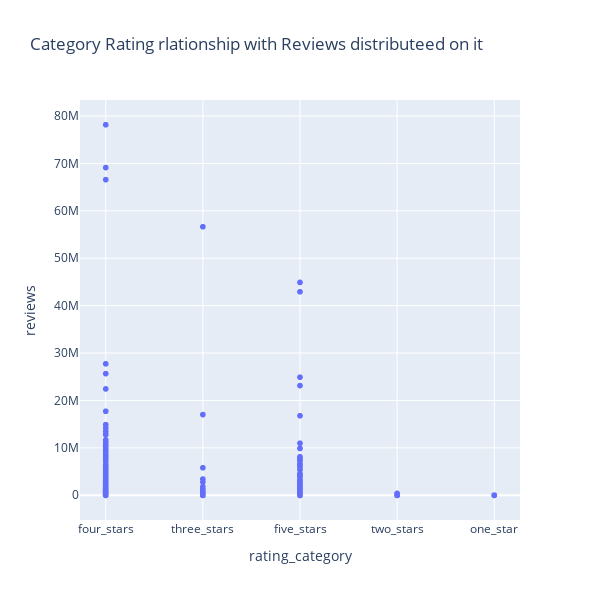

Write notebook code for a chart like this one.
### Markdown cell above
## Category Rating rlationship with Reviews distributeed on it

> The purpose of this visualization is to see user behavier on reviews, the four stars category has the highest reviews and most of review are bellow 10 millions

### Code cell
px.scatter(df_play_store_clean, width=600, height=600 ,x="rating_category",y="reviews", orientation="h", title="Category Rating rlationship with Reviews distributeed on it")

### Figure 1 — Plotly figure (JSON) as saved in the notebook; plotly's stock layout.template omitted (floating-point values rounded to 4 significant figures; data arrays with more than 128 entries replaced by an {"elided": "..."} marker saying what was removed)
{"data": [{"hovertemplate": "rating_category=%{x}<br>reviews=%{y}<extra></extra>", "legendgroup": "", "marker": {"color": "#636efa", "symbol": "circle"}, "mode": "markers", "name": "", "showlegend": false, "type": "scattergl", "x": {"elided": "9659 str values"}, "xaxis": "x", "y": {"elided": "9659 int values"}, "yaxis": "y"}], "layout": {"height": 600, "legend": {"tracegroupgap": 0}, "title": {"text": "Category Rating rlationship with Reviews distributeed on it"}, "width": 600, "xaxis": {"anchor": "y", "domain": [0, 1], "title": {"text": "rating_category"}}, "yaxis": {"anchor": "x", "domain": [0, 1], "title": {"text": "reviews"}}}}
